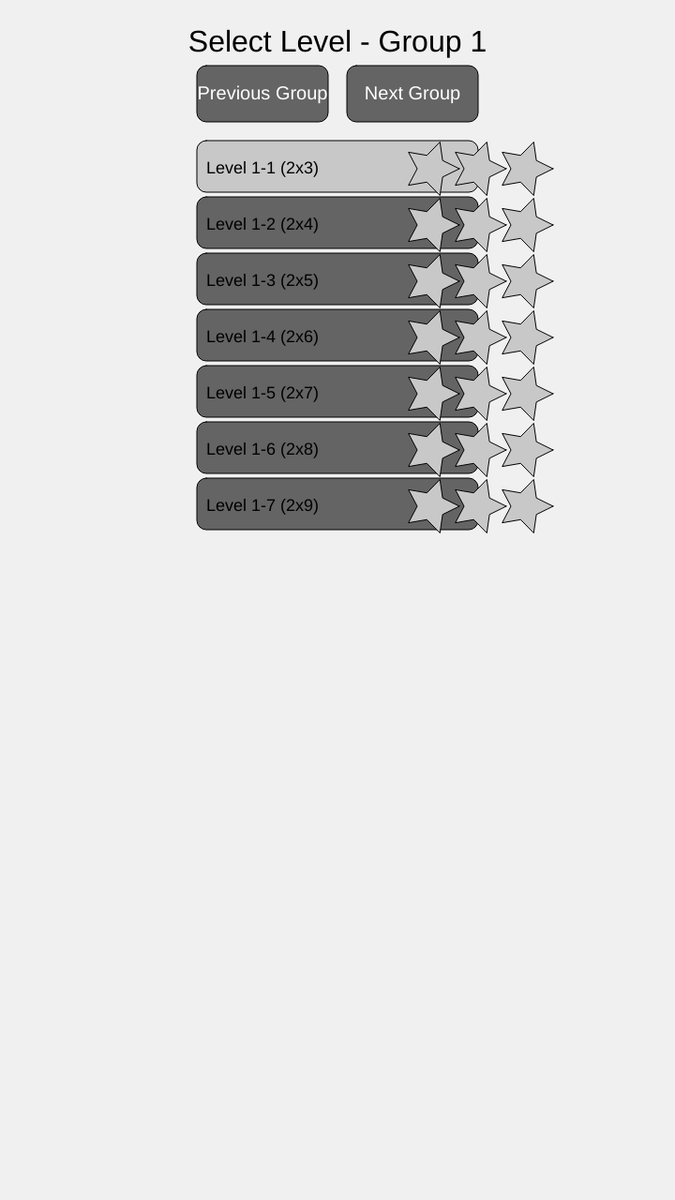
Frame 1 (no input)
Frame 60 (no input): identical to frame 1, image omitted
Frame 120 (the mouse pressed at the canvas centre since frame 60): identical to frame 1, image omitted

The p5.js sketch that drew this single still picture (run headless with seeded random() and noise() and a simulated clock; from frame 60 on, the mouse is pressed at the canvas centre):

// p5.js sketch
// ── sketch.js
let boardSize = 600;
let cols, rows;
let tileWidth, tileHeight;
let grid = [];
let playerScore = 0;
let highScores = [];
let currentRow = 0;
let pressedTiles = [];
let leftMargin = 60;
let rowNumberWidth = 25;
let availableTiles = [];
let maxScore = 0;
let minScore = Infinity;
let currentLevel = 0;
let gameState = "LEVEL_SELECT";
let levels = [];
let levelGroups = [];
let currentGroup = 0;

function setup() {
  createCanvas(720, 1280);
  initializeLevels();
}

function initializeLevels() {
  // Group 1: 2 columns, 3-9 rows
  let group1 = [];
  for (let i = 3; i <= 9; i++) {
    group1.push({ cols: 2, rows: i, highScore: 0, stars: 0, unlocked: i === 3 });
  }
  levelGroups.push(group1);

  // Group 2: 3 columns, 4-9 rows
  let group2 = [];
  for (let i = 4; i <= 9; i++) {
    group2.push({ cols: 3, rows: i, highScore: 0, stars: 0, unlocked: i === 4 });
  }
  levelGroups.push(group2);

  // Group 3: 4 columns, 5-9 rows
  let group3 = [];
  for (let i = 5; i <= 9; i++) {
    group3.push({ cols: 4, rows: i, highScore: 0, stars: 0, unlocked: i === 5 });
  }
  levelGroups.push(group3);

  // New Group 4: 5 columns, 6-9 rows
  let group4 = [];
  for (let i = 6; i <= 9; i++) {
    group4.push({ cols: 5, rows: i, highScore: 0, stars: 0, unlocked: i === 6 });
  }
  levelGroups.push(group4);

  // Updated Group 5 (previously 4): 6 columns, 7-9 rows
  let group5 = [];
  for (let i = 7; i <= 9; i++) {
    group5.push({ cols: 6, rows: i, highScore: 0, stars: 0, unlocked: i === 7 });
  }
  levelGroups.push(group5);

  // Updated Group 6 (previously 5): 7 columns, 8-9 rows
  let group6 = [];
  for (let i = 8; i <= 9; i++) {
    group6.push({ cols: 7, rows: i, highScore: 0, stars: 0, unlocked: i === 8 });
  }
  levelGroups.push(group6);

  // Updated Group 7 (previously 6): 8 columns, 9 rows
  let group7 = [{ cols: 8, rows: 9, highScore: 0, stars: 0, unlocked: true }];
  levelGroups.push(group7);

  // Updated Group 8 (previously 7): 9 columns, 9 rows
  let group8 = [{ cols: 9, rows: 9, highScore: 0, stars: 0, unlocked: true }];
  levelGroups.push(group8);

  // Flatten the groups into a single array
  levels = levelGroups.flat();

  // Unlock the first level of each group
  for (let i = 0; i < levelGroups.length; i++) {
    levelGroups[i][0].unlocked = true;
  }
}

function initializeGrid() {
  cols = levels[currentLevel].cols;
  rows = levels[currentLevel].rows;
  tileWidth = boardSize / cols;
  tileHeight = boardSize / rows;

  grid = [];
  for (let i = 0; i < cols; i++) {
    grid[i] = [];
    for (let j = 0; j < rows; j++) {
      grid[i][j] = floor(random(1, 10));
    }
  }
  resetLevel();
  calculatePathScores();
}

function resetLevel() {
  currentRow = 0;
  pressedTiles = [];
  availableTiles = Array.from({ length: cols }, (_, i) => ({ col: i, row: rows - 1 }));
  playerScore = 0;
}

function calculatePathScores() {
  maxScore = 0;
  minScore = Infinity;
  for (let i = 0; i < cols; i++) {
    let score = calculatePathScore(i, rows - 1, 0);
    maxScore = max(maxScore, score);
    minScore = min(minScore, score);
  }
}

function calculatePathScore(col, row, currentScore) {
  if (row < 0) return currentScore;
  let score = currentScore + grid[col][row];
  let scores = [score];
  if (col > 0) scores.push(calculatePathScore(col - 1, row - 1, score));
  if (col < cols - 1) scores.push(calculatePathScore(col + 1, row - 1, score));
  scores.push(calculatePathScore(col, row - 1, score));
  return max(scores);
}

function draw() {
  background(240);

  if (gameState === "LEVEL_SELECT") {
    drawLevelSelect();
  } else if (gameState === "PLAYING") {
    drawGame();
  } else if (gameState === "LEVEL_COMPLETE") {
    drawLevelComplete();
  }
}

function drawLevelSelect() {
  textSize(32);
  fill(0);
  textAlign(CENTER, TOP);
  text("Select Level - Group " + (currentGroup + 1), width / 2, 30);

  // Add navigation buttons for groups above the levels
  drawButton(width / 2 - 150, 70, 140, 60, "Previous Group");
  drawButton(width / 2 + 10, 70, 140, 60, "Next Group");

  let startY = 150; // Adjusted to make room for buttons
  let levelHeight = 60;

  let group = levelGroups[currentGroup];

  for (let levelIndex = 0; levelIndex < group.length; levelIndex++) {
    let level = group[levelIndex];
    let y = startY + levelIndex * levelHeight;

    fill(level.unlocked ? 200 : 100);
    rect(width / 2 - 150, y, 300, levelHeight - 5, 10);

    fill(0);
    textSize(18);
    textAlign(LEFT, CENTER);
    text("Level " + (currentGroup + 1) + "-" + (levelIndex + 1) + " (" + level.cols + "x" + level.rows + ")", width / 2 - 140, y + levelHeight / 2);

    // Draw stars on the right
    drawStars(width / 2 + 100, y + levelHeight / 2, level.stars);
  }
}

function drawGame() {
  // Draw game board
  fill(200);
  rect(leftMargin, 60, boardSize, boardSize);

  // Draw vertical lines
  stroke(0);
  strokeWeight(2);
  line(leftMargin - rowNumberWidth, 60, leftMargin - rowNumberWidth, 60 + boardSize);
  line(leftMargin - 1, 60, leftMargin - 1, 60 + boardSize);
  line(leftMargin + boardSize + 20, 60, leftMargin + boardSize + 20, 60 + boardSize);

  // Reset stroke settings
  noStroke();

  // Draw row numbers
  textSize(18);
  fill(0);
  textAlign(RIGHT, CENTER);
  for (let j = 0; j < rows; j++) {
    text(rows - j, leftMargin - 5, 60 + j * tileHeight + tileHeight / 2);
  }

  // Draw grid with random numbers and color pressed and available tiles
  for (let i = 0; i < cols; i++) {
    for (let j = 0; j < rows; j++) {
      if (pressedTiles.some(tile => tile.col === i && tile.row === j)) {
        fill(100, 200, 100); // Green color for pressed tiles
      } else if (availableTiles.some(tile => tile.col === i && tile.row === j)) {
        fill(255, 255, 150); // Light yellow for available tiles
      } else {
        fill(255);
      }
      rect(leftMargin + i * tileWidth, 60 + j * tileHeight, tileWidth, tileHeight);
      fill(0);
      textSize(24);
      textAlign(CENTER, CENTER);
      text(grid[i][j], leftMargin + i * tileWidth + tileWidth / 2, 60 + j * tileHeight + tileHeight / 2);
    }
  }

  // Draw transparent bar with frame over the current row
  if (currentRow < rows) {
    fill(255, 255, 0, 100);
    rect(leftMargin - rowNumberWidth, 60 + boardSize - (currentRow + 1) * tileHeight, boardSize + rowNumberWidth + 20, tileHeight);
    noFill();
    stroke(200, 200, 0);
    strokeWeight(2);
    rect(leftMargin - rowNumberWidth, 60 + boardSize - (currentRow + 1) * tileHeight, boardSize + rowNumberWidth + 20, tileHeight);
    noStroke();
  }

  // Draw caret characters below each column
  textSize(32);
  fill(0);
  for (let i = 0; i < cols; i++) {
    text("^", leftMargin + i * tileWidth + tileWidth / 2, 60 + boardSize + 30);
  }

  // Draw UI elements
  drawButton(leftMargin, 700, 200, 60, "Retry");
  drawButton(leftMargin + 400, 700, 200, 60, "Cancel");

  // Draw player info
  fill(0);
  textSize(24);
  textAlign(LEFT, TOP);
  text("Level " + (currentLevel + 1), leftMargin, 800);
  text("Score: " + playerScore, leftMargin, 830);
}

function drawLevelComplete() {
  textSize(32);
  fill(0);
  textAlign(CENTER, TOP);
  text("Level " + (currentLevel + 1) + " Complete!", width / 2, 50);

  let performancePercentage = ((playerScore - minScore) / (maxScore - minScore)) * 100;
  let stars = Math.min(3, Math.floor(performancePercentage / 50) + 1);

  // Update the stars for the current level
  levels[currentLevel].stars = max(levels[currentLevel].stars, stars);

  drawStars(width / 2 - 75, 150, stars);

  textSize(24);
  text("Score: " + playerScore, width / 2, 250);

  // Offer retry if 0 or 1 star
  if (stars <= 1) {
    drawButton(width / 2 - 150, 350, 300, 60, "Retry Level");
  }

  // Offer continue if 2 or 3 stars
  if (stars >= 2 && currentLevel < levels.length - 1) {
    drawButton(width / 2 - 150, 350, 300, 60, "Continue to Next Level");
  }

  drawButton(width / 2 - 150, 450, 300, 60, "Level Select");
}

function drawStars(x, y, stars) {
  const starSpacing = 50; // Adjust the spacing between stars
  for (let i = 0; i < 3; i++) {
    if (i < stars) {
      fill(255, 215, 0); // Gold color for filled stars
    } else {
      fill(200); // Gray color for empty stars
    }
    star(x + i * starSpacing, y, 15, 30, 5);
  }
}

function star(x, y, radius1, radius2, npoints) {
  let angle = TWO_PI / npoints;
  let halfAngle = angle / 2.0;
  beginShape();
  for (let a = 0; a < TWO_PI; a += angle) {
    let sx = x + cos(a) * radius2;
    let sy = y + sin(a) * radius2;
    vertex(sx, sy);
    sx = x + cos(a + halfAngle) * radius1;
    sy = y + sin(a + halfAngle) * radius1;
    vertex(sx, sy);
  }
  endShape(CLOSE);
}

function drawButton(x, y, w, h, label) {
  fill(100);
  rect(x, y, w, h, 10);
  fill(255);
  textAlign(CENTER, CENTER);
  textSize(20);
  text(label, x + w/2, y + h/2);
}

function mousePressed() {
  if (gameState === "LEVEL_SELECT") {
    // Check for group navigation button clicks
    if (mouseY > 70 && mouseY < 130) {
      if (mouseX > width / 2 - 150 && mouseX < width / 2 - 10) {
        currentGroup = max(0, currentGroup - 1);
        return;
      } else if (mouseX > width / 2 + 10 && mouseX < width / 2 + 150) {
        currentGroup = min(levelGroups.length - 1, currentGroup + 1);
        return;
      }
    }

    let startY = 150; // Adjusted to match new level start position
    let levelHeight = 60;

    let group = levelGroups[currentGroup];
    for (let levelIndex = 0; levelIndex < group.length; levelIndex++) {
      let y = startY + levelIndex * levelHeight;
      if (mouseX > width / 2 - 150 && mouseX < width / 2 + 150 &&
          mouseY > y && mouseY < y + levelHeight - 5 && group[levelIndex].unlocked) {
        currentLevel = levelGroups.slice(0, currentGroup).reduce((acc, g) => acc + g.length, 0) + levelIndex;
        // No need to update currentGroup here as it's already correct
        gameState = "PLAYING";
        initializeGrid();
        return;
      }
    }
  } else if (gameState === "PLAYING") {
    if (mouseX >= leftMargin && mouseX <= leftMargin + boardSize && mouseY >= 60 && mouseY <= 60 + boardSize) {
      let col = floor((mouseX - leftMargin) / tileWidth);
      let row = floor((mouseY - 60) / tileHeight);

      if (availableTiles.some(tile => tile.col === col && tile.row === row)) {
        playerScore += grid[col][row];
        pressedTiles.push({col: col, row: row});
        currentRow++;

        if (currentRow === rows) {
          gameState = "LEVEL_COMPLETE";
          let performancePercentage = ((playerScore - minScore) / (maxScore - minScore)) * 100;
          let stars = Math.min(3, Math.floor(performancePercentage / 50) + 1);
          levels[currentLevel].stars = max(levels[currentLevel].stars, stars);
          levels[currentLevel].highScore = max(levels[currentLevel].highScore, playerScore);
          if (currentLevel < levels.length - 1) {
            levels[currentLevel + 1].unlocked = true;
          }
        } else {
          // Update available tiles for the next move
          availableTiles = [];
          if (row > 0) {
            availableTiles.push({col: col, row: row - 1}); // Tile directly above
            if (col > 0) availableTiles.push({col: col - 1, row: row - 1}); // Tile above and to the left
            if (col < cols - 1) availableTiles.push({col: col + 1, row: row - 1}); // Tile above and to the right
          }
        }
      }
    }

    if (mouseX >= leftMargin && mouseX <= leftMargin + 200 && mouseY >= 700 && mouseY <= 760) {
      resetLevel();
    }

    // Handle the cancel button
    if (mouseX >= leftMargin + 400 && mouseX <= leftMargin + 600 && mouseY >= 700 && mouseY <= 760) {
      gameState = "LEVEL_SELECT";
      // Update currentGroup based on currentLevel
      currentGroup = 0;
      let levelCount = 0;
      for (let i = 0; i < levelGroups.length; i++) {
        if (currentLevel >= levelCount && currentLevel < levelCount + levelGroups[i].length) {
          currentGroup = i;
          break;
        }
        levelCount += levelGroups[i].length;
      }
    }
  } else if (gameState === "LEVEL_COMPLETE") {
    let performancePercentage = ((playerScore - minScore) / (maxScore - minScore)) * 100;
    let stars = Math.min(3, Math.floor(performancePercentage / 50) + 1);

    // Retry Level (for 0 or 1 star)
    if (stars <= 1 &&
        mouseX > width / 2 - 150 && mouseX < width / 2 + 150 &&
        mouseY > 350 && mouseY < 410) {
      resetLevel();
      gameState = "PLAYING";
    }

    // Continue to Next Level (for 2 or 3 stars)
    if (stars >= 2 && currentLevel < levels.length - 1 &&
        mouseX > width / 2 - 150 && mouseX < width / 2 + 150 &&
        mouseY > 350 && mouseY < 410) {
      currentLevel++;
      gameState = "PLAYING";
      initializeGrid();
    }

    // Level Select
    if (mouseX > width / 2 - 150 && mouseX < width / 2 + 150 &&
        mouseY > 450 && mouseY < 510) {
      gameState = "LEVEL_SELECT";
    }
  }
}
